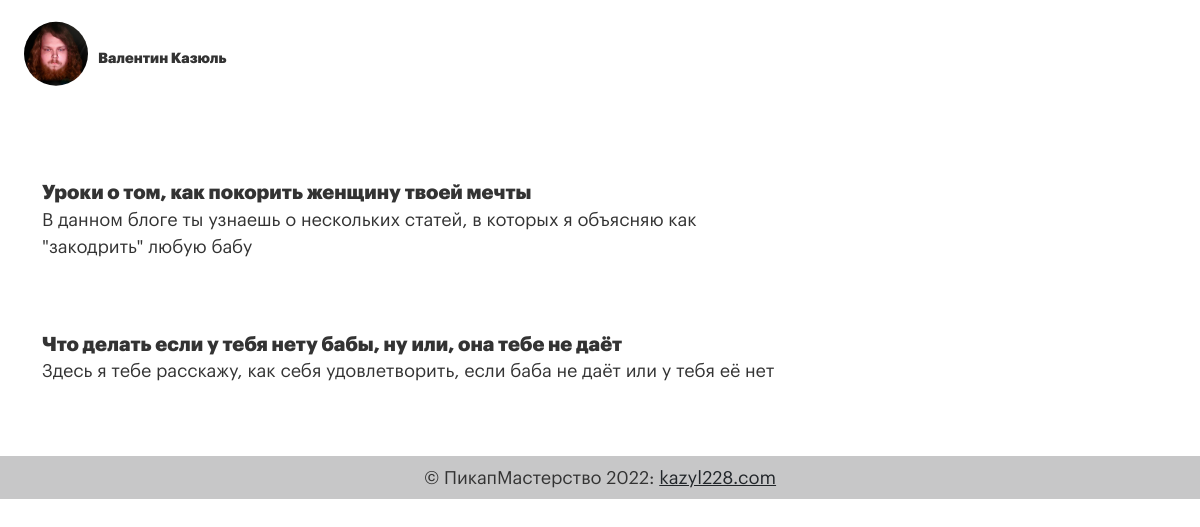
The page / on the database its author committed.
### blog23/models.py (models this page shows, shortened)
class Article(models.Model):
    title = models.CharField(max_length=255)
    summary = models.CharField(max_length=255)
    full_text = models.TextField()
    categery = models.CharField(max_length=255)
    pubdate = models.DateTimeField()
    slug = models.CharField(max_length=255, unique=True)
    def get_absolute_url(self):
        return reverse('article_page', kwargs={'slug': self.slug})

### blog23/views.py (the view)
# urls.py: path('', views.home_page, name='home_page'),
def home_page(request):
        articles = Article.objects.all()
        context = {'articles': articles}
        return render(request, 'home_page.html', context)

### blog23/templates/home_page.html (shortened to what this page needs)
{% extends 'base.html' %}
{% load static %}
{% block content %}
        <div class="row">
            <div class="col-lg-8 col-md-12">
                <div class="article-list">
                    {% for article in articles %}
                        <div class="article">
                            <h2 class="article-title">
                                <a href="{{ article.get_absolute_url }}">{{ article.title }}</a>
                            </h2>
                            <p class="article-summary">{{ article.summary }}</p>
                        </div>
                    {% endfor %}
                </div>
            </div>
        </div>
{% endblock %}

### static/blog23/styles.css (style rules this page uses)
body { color: #333; font-size: 18px; font-family: graphik-regular, Arial, Helvetica, sans-serif; }
h1, h2, h3 { font-family: graphik-black, Arial, Helvetica, sans-serif; }
h2 { font-size: 1.1em; }
.article { margin-bottom: 4em; }
h2.article-title { margin-bottom: .1em; }
h2.article-title a { text-decoration: none; color: #333; }

### rows shown on the page
Article: title "Уроки о том, как покорить женщину твоей мечты", summary "В данном блоге ты узнаешь о нескольких статей, в которых я объясняю как \"закодрить\" любую бабу"
Article: title "Что делать если у тебя нету бабы, ну или, она тебе не даёт", summary "Здесь я тебе расскажу, как себя удовлетворить, если баба не даёт или у тебя её нет"
